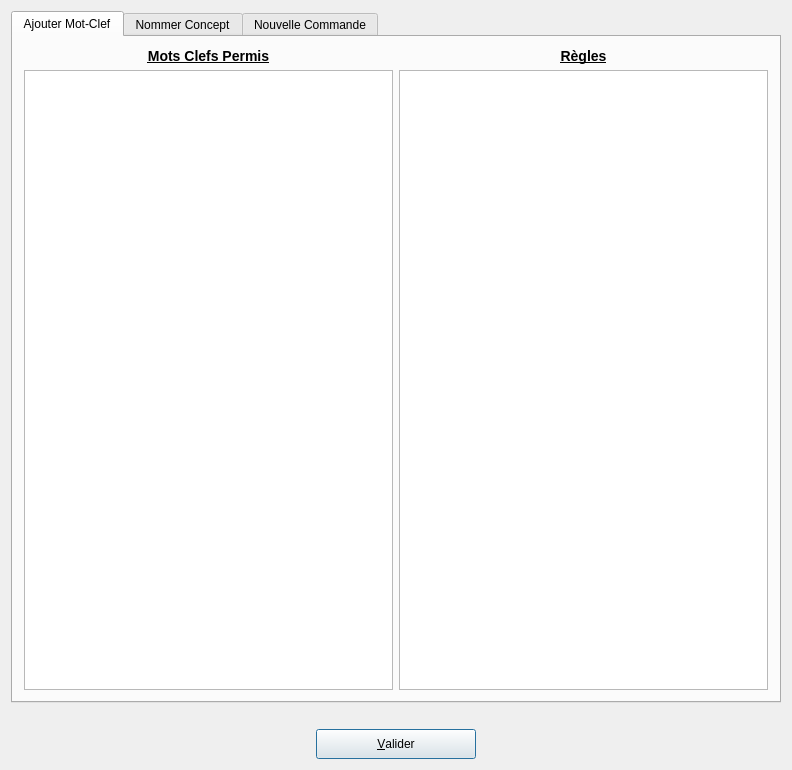
<ui version="4.0" >
 <class>DComm</class>
 <widget class="QWidget" name="DComm" >
  <property name="geometry" >
   <rect>
    <x>0</x>
    <y>0</y>
    <width>792</width>
    <height>770</height>
   </rect>
  </property>
  <property name="sizePolicy" >
   <sizepolicy vsizetype="Expanding" hsizetype="Expanding" >
    <horstretch>0</horstretch>
    <verstretch>0</verstretch>
   </sizepolicy>
  </property>
  <property name="minimumSize" >
   <size>
    <width>505</width>
    <height>0</height>
   </size>
  </property>
  <property name="windowTitle" >
   <string>DComm</string>
  </property>
  <layout class="QGridLayout" name="gridLayout_11" >
   <item row="0" column="0" >
    <widget class="QTabWidget" name="TWChoix" >
     <property name="currentIndex" >
      <number>0</number>
     </property>
     <widget class="QWidget" name="MotClef" >
      <attribute name="title" >
       <string>Ajouter Mot-Clef</string>
      </attribute>
      <layout class="QGridLayout" name="gridLayout_6" >
       <item row="0" column="0" >
        <layout class="QGridLayout" name="gridLayout_5" >
         <item row="0" column="0" >
          <widget class="QLabel" name="textLabel1" >
           <property name="minimumSize" >
            <size>
             <width>0</width>
             <height>0</height>
            </size>
           </property>
           <property name="text" >
            <string>&lt;h3>&lt;p align="center">&lt;u>&lt;b>Mots Clefs Permis&lt;/b>&lt;/u>&lt;/p>&lt;/h3></string>
           </property>
           <property name="wordWrap" >
            <bool>false</bool>
           </property>
          </widget>
         </item>
         <item row="0" column="1" >
          <widget class="QLabel" name="textLabel1_2" >
           <property name="text" >
            <string>&lt;h3>&lt;p align="center">&lt;u>&lt;b>Règles&lt;/b>&lt;/u>&lt;/p>&lt;/h3></string>
           </property>
           <property name="wordWrap" >
            <bool>false</bool>
           </property>
          </widget>
         </item>
         <item row="1" column="0" >
          <widget class="QListWidget" name="LBMCPermis" />
         </item>
         <item row="1" column="1" >
          <widget class="QListWidget" name="LBRegles" />
         </item>
        </layout>
       </item>
      </layout>
     </widget>
     <widget class="QWidget" name="Concept" >
      <attribute name="title" >
       <string>Nommer Concept</string>
      </attribute>
      <layout class="QGridLayout" name="gridLayout_9" >
       <item row="0" column="0" >
        <widget class="QGroupBox" name="groupBox1" >
         <property name="title" >
          <string>Concept</string>
         </property>
         <layout class="QGridLayout" name="gridLayout_10" >
          <item row="0" column="0" >
           <layout class="QGridLayout" name="gridLayout_3" >
            <item row="0" column="0" colspan="2" >
             <widget class="QLabel" name="Label1" >
              <property name="text" >
               <string>&lt;u>Nom du concept :&lt;/u></string>
              </property>
              <property name="wordWrap" >
               <bool>false</bool>
              </property>
             </widget>
            </item>
            <item row="1" column="0" >
             <widget class="QLineEdit" name="LENomConcept" >
              <property name="minimumSize" >
               <size>
                <width>360</width>
                <height>40</height>
               </size>
              </property>
             </widget>
            </item>
            <item row="1" column="1" >
             <spacer name="horizontalSpacer_3" >
              <property name="orientation" >
               <enum>Qt::Horizontal</enum>
              </property>
              <property name="sizeHint" stdset="0" >
               <size>
                <width>356</width>
                <height>20</height>
               </size>
              </property>
             </spacer>
            </item>
           </layout>
          </item>
          <item row="1" column="0" >
           <layout class="QGridLayout" name="gridLayout_8" >
            <item row="0" column="0" >
             <widget class="QListWidget" name="listBoxASSD" />
            </item>
            <item row="1" column="0" >
             <spacer name="verticalSpacer" >
              <property name="orientation" >
               <enum>Qt::Vertical</enum>
              </property>
              <property name="sizeHint" stdset="0" >
               <size>
                <width>20</width>
                <height>168</height>
               </size>
              </property>
             </spacer>
            </item>
           </layout>
          </item>
          <item row="2" column="0" >
           <layout class="QGridLayout" name="gridLayout_7" >
            <item row="0" column="0" >
             <widget class="QLabel" name="Label2" >
              <property name="text" >
               <string>&lt;u>Type du concept :&lt;/u></string>
              </property>
              <property name="wordWrap" >
               <bool>false</bool>
              </property>
             </widget>
            </item>
            <item row="1" column="0" >
             <widget class="QLabel" name="Label3" >
              <property name="text" >
               <string>L'opérateur retourne un concept de type :</string>
              </property>
              <property name="wordWrap" >
               <bool>false</bool>
              </property>
             </widget>
            </item>
            <item row="1" column="1" >
             <widget class="QLabel" name="typeConcept" >
              <property name="text" >
               <string>TypeDuConcept</string>
              </property>
              <property name="wordWrap" >
               <bool>false</bool>
              </property>
             </widget>
            </item>
           </layout>
          </item>
         </layout>
        </widget>
       </item>
      </layout>
     </widget>
     <widget class="QWidget" name="Commande" >
      <attribute name="title" >
       <string>Nouvelle Commande</string>
      </attribute>
      <layout class="QGridLayout" name="gridLayout_4" >
       <item row="0" column="0" >
        <layout class="QGridLayout" name="gridLayout_2" >
         <item row="0" column="0" colspan="2" >
          <widget class="QLabel" name="textLabel1_4" >
           <property name="text" >
            <string>&lt;b>&lt;u>Commandes :&lt;/u>&lt;/b></string>
           </property>
           <property name="wordWrap" >
            <bool>false</bool>
           </property>
          </widget>
         </item>
         <item rowspan="2" row="0" column="4" >
          <widget class="QGroupBox" name="groupBox" >
           <property name="minimumSize" >
            <size>
             <width>171</width>
             <height>71</height>
            </size>
           </property>
           <property name="title" >
            <string>Affichage</string>
           </property>
           <layout class="QGridLayout" name="gridLayout" >
            <item row="0" column="0" >
             <widget class="QRadioButton" name="RBalpha" >
              <property name="minimumSize" >
               <size>
                <width>149</width>
                <height>16</height>
               </size>
              </property>
              <property name="maximumSize" >
               <size>
                <width>149</width>
                <height>16</height>
               </size>
              </property>
              <property name="text" >
               <string>alphabétique</string>
              </property>
              <property name="checked" >
               <bool>true</bool>
              </property>
             </widget>
            </item>
            <item row="1" column="0" >
             <widget class="QRadioButton" name="RBGroupe" >
              <property name="text" >
               <string>par groupe</string>
              </property>
             </widget>
            </item>
           </layout>
          </widget>
         </item>
         <item row="1" column="0" >
          <widget class="QLabel" name="textLabel6" >
           <property name="minimumSize" >
            <size>
             <width>91</width>
             <height>30</height>
            </size>
           </property>
           <property name="text" >
            <string>Filtre</string>
           </property>
           <property name="wordWrap" >
            <bool>false</bool>
           </property>
          </widget>
         </item>
         <item row="1" column="1" >
          <widget class="QLineEdit" name="LEFiltre" >
           <property name="minimumSize" >
            <size>
             <width>231</width>
             <height>30</height>
            </size>
           </property>
          </widget>
         </item>
         <item row="1" column="2" >
          <widget class="QPushButton" name="BNext" >
           <property name="minimumSize" >
            <size>
             <width>90</width>
             <height>30</height>
            </size>
           </property>
           <property name="text" >
            <string>Suivant</string>
           </property>
          </widget>
         </item>
         <item row="1" column="3" >
          <spacer name="horizontalSpacer_4" >
           <property name="orientation" >
            <enum>Qt::Horizontal</enum>
           </property>
           <property name="sizeHint" stdset="0" >
            <size>
             <width>108</width>
             <height>20</height>
            </size>
           </property>
          </spacer>
         </item>
        </layout>
       </item>
       <item row="1" column="0" >
        <widget class="QListWidget" name="LBNouvCommande" />
       </item>
       <item row="2" column="0" >
        <widget class="QLabel" name="textLabel4" >
         <property name="maximumSize" >
          <size>
           <width>721</width>
           <height>20</height>
          </size>
         </property>
         <property name="text" >
          <string>La commande choisie sera ajoutée APRES la commande courante</string>
         </property>
         <property name="wordWrap" >
          <bool>false</bool>
         </property>
        </widget>
       </item>
      </layout>
     </widget>
    </widget>
   </item>
   <item row="1" column="0" >
    <widget class="QLabel" name="Commentaire" >
     <property name="maximumSize" >
      <size>
       <width>793</width>
       <height>20</height>
      </size>
     </property>
     <property name="frameShape" >
      <enum>QFrame::NoFrame</enum>
     </property>
     <property name="frameShadow" >
      <enum>QFrame::Plain</enum>
     </property>
     <property name="text" >
      <string/>
     </property>
     <property name="wordWrap" >
      <bool>false</bool>
     </property>
    </widget>
   </item>
   <item row="2" column="0" >
    <layout class="QHBoxLayout" name="horizontalLayout" >
     <item>
      <spacer name="horizontalSpacer" >
       <property name="orientation" >
        <enum>Qt::Horizontal</enum>
       </property>
       <property name="sizeHint" stdset="0" >
        <size>
         <width>263</width>
         <height>27</height>
        </size>
       </property>
      </spacer>
     </item>
     <item>
      <widget class="QPushButton" name="bOk" >
       <property name="sizePolicy" >
        <sizepolicy vsizetype="Fixed" hsizetype="Fixed" >
         <horstretch>0</horstretch>
         <verstretch>0</verstretch>
        </sizepolicy>
       </property>
       <property name="minimumSize" >
        <size>
         <width>160</width>
         <height>30</height>
        </size>
       </property>
       <property name="maximumSize" >
        <size>
         <width>16777215</width>
         <height>30</height>
        </size>
       </property>
       <property name="toolTip" >
        <string>validation de la saisie</string>
       </property>
       <property name="text" >
        <string>&amp;Valider</string>
       </property>
       <property name="shortcut" >
        <string>Shift+A, Alt+A, Alt+A, Alt+A</string>
       </property>
       <property name="autoDefault" >
        <bool>true</bool>
       </property>
       <property name="default" >
        <bool>true</bool>
       </property>
      </widget>
     </item>
     <item>
      <spacer name="horizontalSpacer_2" >
       <property name="orientation" >
        <enum>Qt::Horizontal</enum>
       </property>
       <property name="sizeHint" stdset="0" >
        <size>
         <width>254</width>
         <height>27</height>
        </size>
       </property>
      </spacer>
     </item>
    </layout>
   </item>
  </layout>
 </widget>
 <layoutdefault spacing="6" margin="11" />
 <pixmapfunction>qPixmapFromMimeSource</pixmapfunction>
 <tabstops>
  <tabstop>TWChoix</tabstop>
  <tabstop>LBNouvCommande</tabstop>
  <tabstop>bOk</tabstop>
 </tabstops>
 <resources/>
 <connections/>
</ui>
